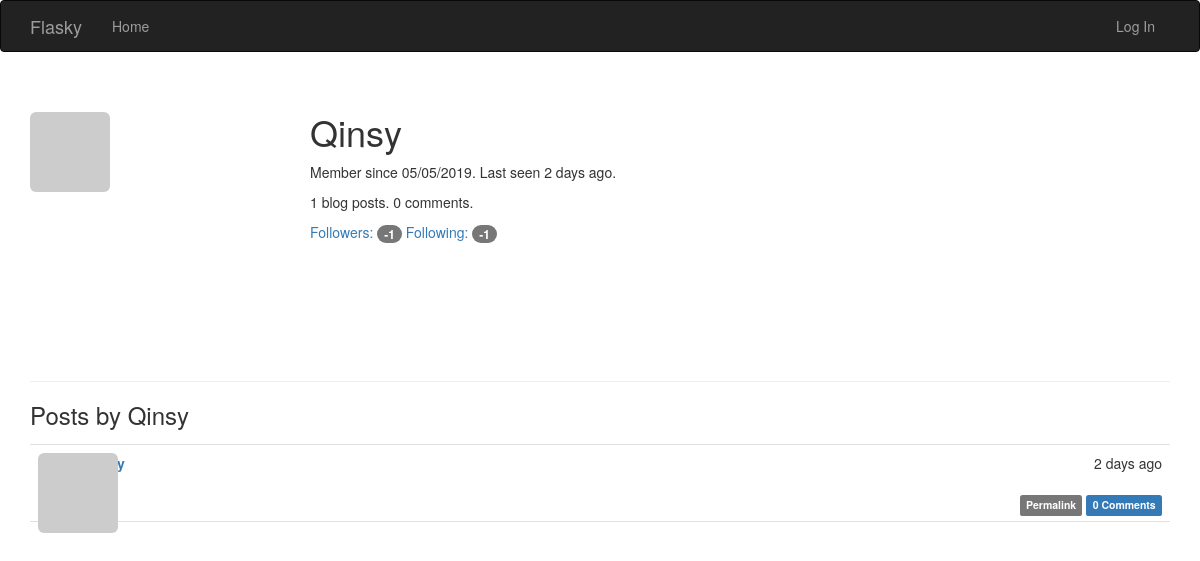
/user/Qinsy, run on an earlier commit of the app's database.
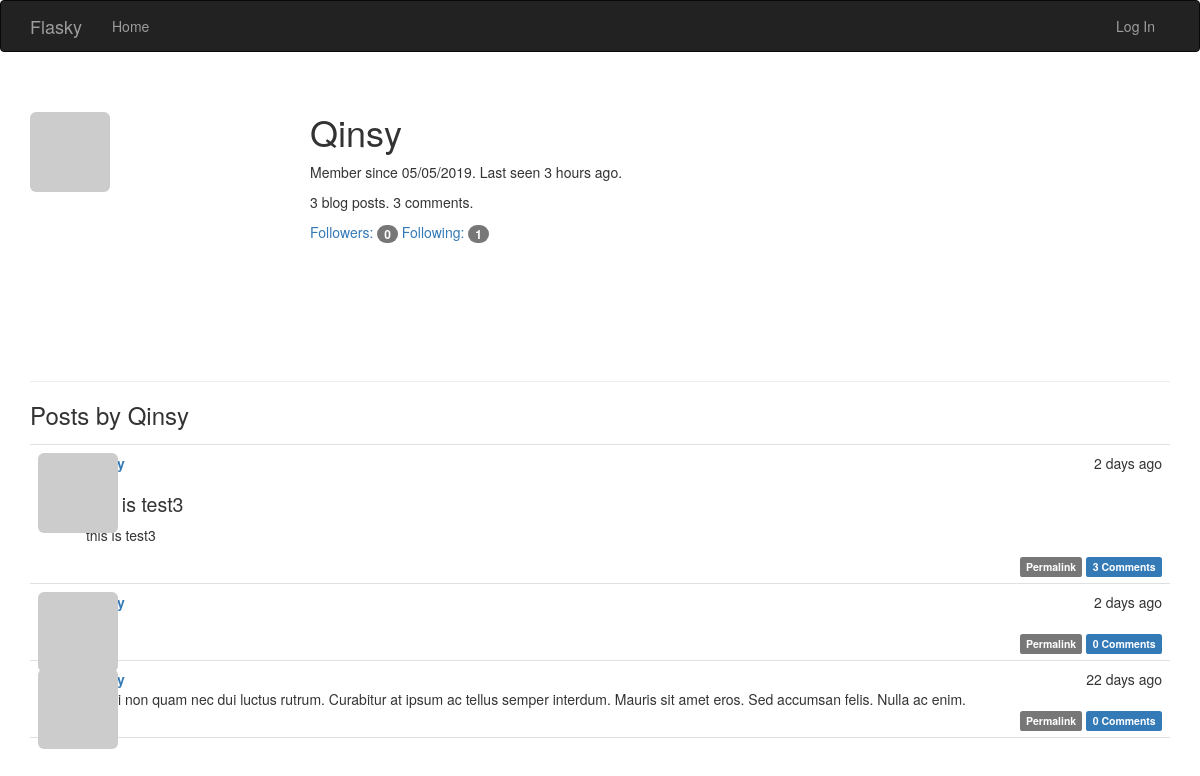
And on a later commit of the database.
### app/models.py (models this page shows, shortened)
class User(UserMixin, db.Model):
    __tablename__ = 'users'
    id = db.Column(db.Integer, primary_key=True)
    username = db.Column(db.String(64), unique=True, index=True)
    password_hash = db.Column(db.String(128))
    email = db.Column(db.String(64), unique=True, index=True)
    role_id = db.Column(db.Integer, db.ForeignKey('roles.id'))
    confirmed = db.Column(db.Boolean, default=False)
    name = db.Column(db.String(64))
    location = db.Column(db.String(64))
    about_me = db.Column(db.Text())
    member_since = db.Column(db.DateTime(), default=datetime.utcnow)
    last_seen = db.Column(db.DateTime(), default=datetime.utcnow)
    avatar_hash = db.Column(db.String(32))
    posts = db.relationship('Post', backref='author', lazy='dynamic')
    followed = db.relationship('Follow',
                               foreign_keys=[Follow.follower_id],
                               backref=db.backref('follower', lazy='joined'),
                               lazy='dynamic',
                               cascade='all, delete-orphan')
    followers = db.relationship('Follow',
                                foreign_keys=[Follow.followed_id],
                                backref=db.backref('followed', lazy='joined'),
                                lazy='dynamic',
                                cascade='all, delete-orphan')
    comments = db.relationship('Comment', backref='author', lazy='dynamic')
    @property
    def password(self):
        """不能直接获取密码"""
        raise AttributeError('password is not a readable attribute')
    def gravatar(self, size=100, default='identicon', rating='g'):
        if request.is_secure:
            url = 'https://secure.gravatar.com/avatar'
        else:
            url = 'http://www.gravatar.com/avatar'
        hash = self.avatar_hash or hashlib.md5(
            self.email.encode('utf-8')).hexdigest()
        return '{url}/{hash}?s={size}&d={default}&r={rating}'.format(
            url=url, hash=hash, size=size, default=default, rating=rating)

class Post(db.Model):
    __tablename__ = 'posts'
    id = db.Column(db.Integer, primary_key=True)
    body = db.Column(db.Text)
    timestamp = db.Column(db.DateTime, index=True, default=datetime.utcnow)
    author_id = db.Column(db.Integer, db.ForeignKey('users.id'))
    body_html = db.Column(db.Text)
    comments = db.relationship('Comment', backref='post', lazy='dynamic')

### app/main/views.py (the view)
@main.route('/user/<username>')
def user(username):
    user = User.query.filter_by(username=username).first_or_404()
    posts = user.posts.order_by(Post.timestamp.desc()).all()
    return render_template('user.html', user=user, posts=posts)

### app/auth/views.py (called while the page is built)
@auth.before_app_request
def before_request():
    if current_user.is_authenticated:
        current_user.ping()
        if not current_user.confirmed \
                and request.endpoint \
                and request.endpoint[:5] != 'auth.' \
                and request.endpoint != 'static':
            return redirect(url_for('auth.unconfirmed'))

### app/main/__init__.py (called while the page is built)
@main.app_context_processor
def inject_permissions():
    return dict(Permission=Permission)

### app/models.py (called while the page is built)
    def can(self, permissions):
        return False

    def is_administrator(self):
        return False

### app/templates/user.html (shortened to what this page needs)
{% extends "base.html" %}
{% import "_macros.html" as macros %}
{% block page_content %}
<div class="page-header">
    <img class="img-rounded profile-thumbnail" src="{{ user.gravatar(size=256) }}">
    <div class="profile-header">
        <h1>{{ user.username }}</h1>
        <p>Member since {{ moment(user.member_since).format('L') }}. Last seen {{ moment(user.last_seen).fromNow() }}.</p>
        <p>{{ user.posts.count() }} blog posts. {{ user.comments.count() }} comments.</p>
        <p>
            <a href="{{ url_for('.followers', username=user.username) }}">Followers: <span class="badge">{{ user.followers.count() - 1 }}</span></a>
            <a href="{{ url_for('.followed_by', username=user.username) }}">Following: <span class="badge">{{ user.followed.count() - 1 }}</span></a>
        </p>
    </div>
</div>
<h3>Posts by {{ user.username }}</h3>
{% include '_posts.html' %}
{% endblock %}

### app/templates/_posts.html (shortened to what this page needs)
<ul class="posts">
    {% for post in posts %}
    <li class="post">
        <div class="post-thumbnail">
            <a href="{{ url_for('.user', username=post.author.username) }}">
                <img class="img-rounded profile-thumbnail" src="{{ post.author.gravatar(size=40) }}">
            </a>
        </div>
        <div class="post-content">
            <div class="post-date">{{ moment(post.timestamp).fromNow() }}</div>
            <div class="post-author"><a href="{{ url_for('.user', username=post.author.username) }}">{{ post.author.username }}</a></div>
            <div class="post-body">
                {% if post.body_html %}
                    {{ post.body_html | safe }}
                {% else %}
                    {{ post.body }}
                {% endif %}
            </div>
            <div class="post-footer">
                <a href="{{ url_for('.post', id=post.id) }}">
                    <span class="label label-default">Permalink</span>
                </a>
                <a href="{{ url_for('.post', id=post.id) }}#comments">
                    <span class="label label-primary">{{ post.comments.count() }} Comments</span>
                </a>
            </div>
        </div>
    </li>
    {% endfor %}
</ul>

What changed in the data, as far as the page shows it:
changed User "Qinsy": last_seen "2 days ago" → "3 hours ago"
added Post: timestamp "2 days ago", body_html "this is test3 this is test3", comments.count "3"
added Post: timestamp "22 days ago", body "Morbi non quam nec dui luctus rutrum. Curabitur at ipsum ac tellus semper interdum. Mauris sit amet eros. Sed accumsan felis. Nulla ac enim.", comments.count "0"
Also different on the page:
{{ user.posts.count() }}: "1" → "3"
{{ user.comments.count() }}: "0" → "3"
{{ user.followers.count() - 1 }}: "-1" → "0"
{{ user.followed.count() - 1 }}: "-1" → "1"
